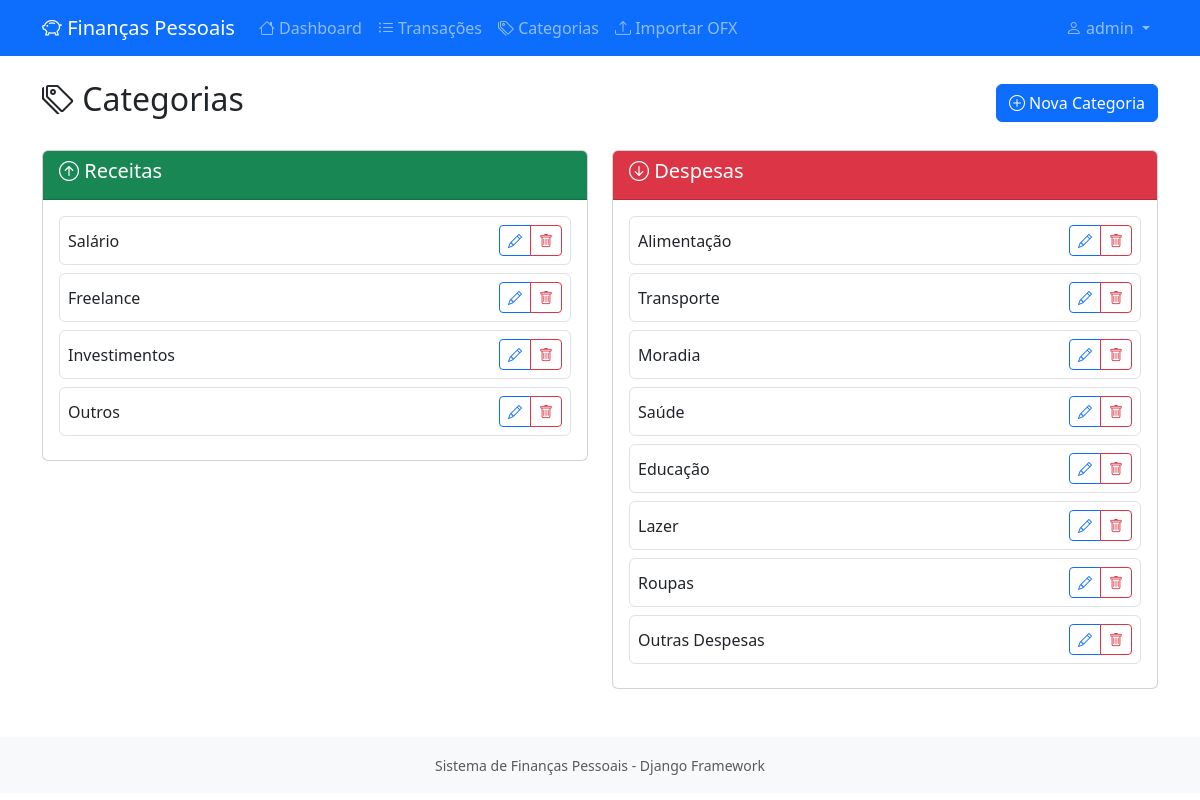
Page /transacoes/categorias/ (signed in) on the committed database.
### transacoes/models.py (models this page shows, shortened)
class Categoria(models.Model):
    TIPOS_CATEGORIA = (
        ('RECEITA', 'Receita'),
        ('DESPESA', 'Despesa'),
    )
    nome = models.CharField(max_length=100)
    tipo = models.CharField(max_length=7, choices=TIPOS_CATEGORIA)
    cor = models.CharField(max_length=7, default='#007bff',
                           help_text='Cor em formato hex (#ffffff)')
    usuario = models.ForeignKey(User, on_delete=models.CASCADE)
    ativa = models.BooleanField(default=True)
    class Meta:
        verbose_name_plural = 'Categorias'
        unique_together = ['nome', 'usuario']

### transacoes/views.py (the view)
# urls.py: path('categorias/', views.lista_categorias, name='categorias'),
@login_required
def lista_categorias(request):
    categorias = Categoria.objects.filter(usuario=request.user)
    return render(request, 'transacoes/categorias.html', {
        'categorias': categorias
    })

### templates/transacoes/categorias.html (shortened to what this page needs)
{% extends 'base.html' %}
{% block content %}
<div class="d-flex justify-content-between align-items-center mb-4">
    <h2><i class="bi bi-tags"></i> Categorias</h2>
    <a href="{% url 'transacoes:criar_categoria' %}" class="btn btn-primary">
        <i class="bi bi-plus-circle"></i> Nova Categoria
    </a>
</div>
<div class="row">
    <div class="col-md-6">
        <div class="card">
            <div class="card-header bg-success text-white">
                <h5><i class="bi bi-arrow-up-circle"></i> Receitas</h5>
            </div>
            <div class="card-body">
                {% for categoria in categorias %}
                    {% if categoria.tipo == 'RECEITA' %}
                        <div class="d-flex justify-content-between align-items-center mb-2 p-2 border rounded">
                            <div class="d-flex align-items-center">
                                <span>{{ categoria.nome }}</span>
                            </div>
                            <div class="btn-group btn-group-sm">
                                <button class="btn btn-outline-primary btn-sm" onclick="editarCategoria({{ categoria.id }})">
                                    <i class="bi bi-pencil"></i>
                                </button>
                                <button class="btn btn-outline-danger btn-sm" onclick="excluirCategoria({{ categoria.id }})">
                                    <i class="bi bi-trash"></i>
                                </button>
                            </div>
                        </div>
                    {% endif %}
                {% empty %}
                    <p class="text-muted text-center">Nenhuma categoria de receita encontrada</p>
                {% endfor %}
            </div>
        </div>
    </div>
    <div class="col-md-6">
        <div class="card">
            <div class="card-header bg-danger text-white">
                <h5><i class="bi bi-arrow-down-circle"></i> Despesas</h5>
            </div>
            <div class="card-body">
                {% for categoria in categorias %}
                    {% if categoria.tipo == 'DESPESA' %}
                        <div class="d-flex justify-content-between align-items-center mb-2 p-2 border rounded">
                            <div class="d-flex align-items-center">
                                <span>{{ categoria.nome }}</span>
                            </div>
                            <div class="btn-group btn-group-sm">
                                <button class="btn btn-outline-primary btn-sm" onclick="editarCategoria({{ categoria.id }})">
                                    <i class="bi bi-pencil"></i>
                                </button>
                                <button class="btn btn-outline-danger btn-sm" onclick="excluirCategoria({{ categoria.id }})">
                                    <i class="bi bi-trash"></i>
                                </button>
                            </div>
                        </div>
                    {% endif %}
                {% empty %}
                    <p class="text-muted text-center">Nenhuma categoria de despesa encontrada</p>
                {% endfor %}
            </div>
        </div>
    </div>
</div>
{% endblock %}

### templates/base.html (shortened to what this page needs)
<!DOCTYPE html>
<html lang="pt-br">
<head>
    <link href="https://cdn.jsdelivr.net/npm/bootstrap@5.3.0/dist/css/bootstrap.min.css" rel="stylesheet">
    <link href="https://cdn.jsdelivr.net/npm/bootstrap-icons@1.10.0/font/bootstrap-icons.css" rel="stylesheet">
</head>
<body>
    <nav class="navbar navbar-expand-lg navbar-dark bg-primary">
        <div class="container">
            <a class="navbar-brand" href="{% url 'home' %}">
                <i class="bi bi-piggy-bank"></i> Finanças Pessoais
            </a>
            {% if user.is_authenticated %}
            <div class="collapse navbar-collapse" id="navbarNav">
                <ul class="navbar-nav me-auto">
                    <li class="nav-item">
                        <a class="nav-link" href="{% url 'dashboard:home' %}">
                            <i class="bi bi-house"></i> Dashboard
                        </a>
                    </li>
                    <li class="nav-item">
                        <a class="nav-link" href="{% url 'transacoes:lista' %}">
                            <i class="bi bi-list-ul"></i> Transações
                        </a>
                    </li>
                    <li class="nav-item">
                        <a class="nav-link" href="{% url 'transacoes:categorias' %}">
                            <i class="bi bi-tags"></i> Categorias
                        </a>
                    </li>
                    <li class="nav-item">
                        <a class="nav-link" href="{% url 'transacoes:importar_ofx' %}">
                            <i class="bi bi-upload"></i> Importar OFX
                        </a>
                    </li>
                </ul>
                <ul class="navbar-nav">
                    <li class="nav-item dropdown">
                        <a class="nav-link dropdown-toggle" href="#" role="button" data-bs-toggle="dropdown">
                            <i class="bi bi-person"></i> {{ user.username }}
                        </a>
                    </li>
                </ul>
            </div>
            {% endif %}
        </div>
    </nav>
    <main class="container mt-4">
        {% block content %}{% endblock %}
    </main>
    <footer class="bg-light text-center mt-5 py-3">
        <div class="container">
            <small class="text-muted">Sistema de Finanças Pessoais - Django Framework</small>
        </div>
    </footer>
</body>
</html>

### rows in the picture
Categoria: nome "Salário"
Categoria: nome "Freelance"
Categoria: nome "Investimentos"
Categoria: nome "Outros"
Categoria: nome "Alimentação"
Categoria: nome "Transporte"
Categoria: nome "Moradia"
Categoria: nome "Saúde"
Categoria: nome "Educação"
Categoria: nome "Lazer"
Categoria: nome "Roupas"
Categoria: nome "Outras Despesas"

### other values in the picture
{{ user.username }} "admin"
